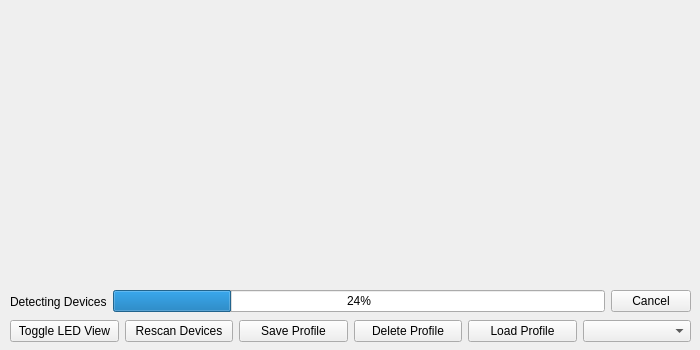
<?xml version="1.0" encoding="UTF-8"?>
<ui version="4.0">
 <class>Dialog01</class>
 <widget class="QMainWindow" name="Dialog01">
  <property name="geometry">
   <rect>
    <x>0</x>
    <y>0</y>
    <width>700</width>
    <height>350</height>
   </rect>
  </property>
  <property name="windowTitle">
   <string>MainWindow</string>
  </property>
  <widget class="QWidget" name="centralwidget">
   <widget class="QWidget" name="horizontalLayoutWidget">
    <property name="geometry">
     <rect>
      <x>10</x>
      <y>319</y>
      <width>681</width>
      <height>25</height>
     </rect>
    </property>
    <layout class="QHBoxLayout" name="MainButtonLayout">
     <item>
      <widget class="QPushButton" name="pushButton">
       <property name="text">
        <string>Toggle LED View</string>
       </property>
      </widget>
     </item>
     <item>
      <widget class="QPushButton" name="pushButton_2">
       <property name="text">
        <string>Rescan Devices</string>
       </property>
      </widget>
     </item>
     <item>
      <widget class="QPushButton" name="pushButton_3">
       <property name="text">
        <string>Save Profile</string>
       </property>
      </widget>
     </item>
     <item>
      <widget class="QPushButton" name="pushButton_4">
       <property name="text">
        <string>Delete Profile</string>
       </property>
      </widget>
     </item>
     <item>
      <widget class="QPushButton" name="pushButton_5">
       <property name="text">
        <string>Load Profile</string>
       </property>
      </widget>
     </item>
     <item>
      <widget class="QComboBox" name="comboBox"/>
     </item>
    </layout>
   </widget>
   <widget class="QWidget" name="horizontalLayoutWidget_2">
    <property name="geometry">
     <rect>
      <x>10</x>
      <y>289</y>
      <width>681</width>
      <height>25</height>
     </rect>
    </property>
    <layout class="QHBoxLayout" name="DetectorLayout_2">
     <item>
      <widget class="QLabel" name="label">
       <property name="text">
        <string>Detecting Devices</string>
       </property>
      </widget>
     </item>
     <item>
      <widget class="QProgressBar" name="progressBar">
       <property name="value">
        <number>24</number>
       </property>
      </widget>
     </item>
     <item>
      <widget class="QPushButton" name="pushButton_6">
       <property name="text">
        <string>Cancel</string>
       </property>
      </widget>
     </item>
    </layout>
   </widget>
  </widget>
 </widget>
 <resources/>
 <connections/>
</ui>
